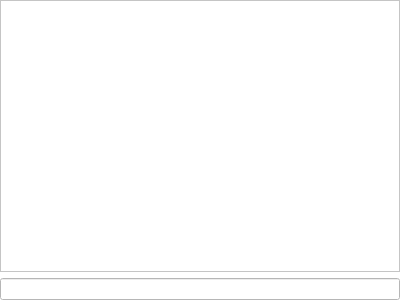
<?xml version="1.0" encoding="UTF-8"?>
<ui version="4.0">
 <class>LogView</class>
 <widget class="QWidget" name="LogView">
  <property name="geometry">
   <rect>
    <x>0</x>
    <y>0</y>
    <width>400</width>
    <height>300</height>
   </rect>
  </property>
  <property name="palette">
   <palette>
    <active>
     <colorrole role="WindowText">
      <brush brushstyle="SolidPattern">
       <color alpha="255">
        <red>0</red>
        <green>0</green>
        <blue>0</blue>
       </color>
      </brush>
     </colorrole>
     <colorrole role="Button">
      <brush brushstyle="SolidPattern">
       <color alpha="255">
        <red>255</red>
        <green>255</green>
        <blue>255</blue>
       </color>
      </brush>
     </colorrole>
     <colorrole role="Light">
      <brush brushstyle="SolidPattern">
       <color alpha="255">
        <red>255</red>
        <green>255</green>
        <blue>255</blue>
       </color>
      </brush>
     </colorrole>
     <colorrole role="Midlight">
      <brush brushstyle="SolidPattern">
       <color alpha="255">
        <red>255</red>
        <green>255</green>
        <blue>255</blue>
       </color>
      </brush>
     </colorrole>
     <colorrole role="Dark">
      <brush brushstyle="SolidPattern">
       <color alpha="255">
        <red>127</red>
        <green>127</green>
        <blue>127</blue>
       </color>
      </brush>
     </colorrole>
     <colorrole role="Mid">
      <brush brushstyle="SolidPattern">
       <color alpha="255">
        <red>170</red>
        <green>170</green>
        <blue>170</blue>
       </color>
      </brush>
     </colorrole>
     <colorrole role="Text">
      <brush brushstyle="SolidPattern">
       <color alpha="255">
        <red>0</red>
        <green>0</green>
        <blue>0</blue>
       </color>
      </brush>
     </colorrole>
     <colorrole role="BrightText">
      <brush brushstyle="SolidPattern">
       <color alpha="255">
        <red>255</red>
        <green>255</green>
        <blue>255</blue>
       </color>
      </brush>
     </colorrole>
     <colorrole role="ButtonText">
      <brush brushstyle="SolidPattern">
       <color alpha="255">
        <red>0</red>
        <green>0</green>
        <blue>0</blue>
       </color>
      </brush>
     </colorrole>
     <colorrole role="Base">
      <brush brushstyle="SolidPattern">
       <color alpha="255">
        <red>255</red>
        <green>255</green>
        <blue>255</blue>
       </color>
      </brush>
     </colorrole>
     <colorrole role="Window">
      <brush brushstyle="SolidPattern">
       <color alpha="255">
        <red>255</red>
        <green>255</green>
        <blue>255</blue>
       </color>
      </brush>
     </colorrole>
     <colorrole role="Shadow">
      <brush brushstyle="SolidPattern">
       <color alpha="255">
        <red>0</red>
        <green>0</green>
        <blue>0</blue>
       </color>
      </brush>
     </colorrole>
     <colorrole role="AlternateBase">
      <brush brushstyle="SolidPattern">
       <color alpha="255">
        <red>255</red>
        <green>255</green>
        <blue>255</blue>
       </color>
      </brush>
     </colorrole>
     <colorrole role="ToolTipBase">
      <brush brushstyle="SolidPattern">
       <color alpha="255">
        <red>255</red>
        <green>255</green>
        <blue>220</blue>
       </color>
      </brush>
     </colorrole>
     <colorrole role="ToolTipText">
      <brush brushstyle="SolidPattern">
       <color alpha="255">
        <red>0</red>
        <green>0</green>
        <blue>0</blue>
       </color>
      </brush>
     </colorrole>
     <colorrole role="PlaceholderText">
      <brush brushstyle="SolidPattern">
       <color alpha="128">
        <red>0</red>
        <green>0</green>
        <blue>0</blue>
       </color>
      </brush>
     </colorrole>
    </active>
    <inactive>
     <colorrole role="WindowText">
      <brush brushstyle="SolidPattern">
       <color alpha="255">
        <red>0</red>
        <green>0</green>
        <blue>0</blue>
       </color>
      </brush>
     </colorrole>
     <colorrole role="Button">
      <brush brushstyle="SolidPattern">
       <color alpha="255">
        <red>255</red>
        <green>255</green>
        <blue>255</blue>
       </color>
      </brush>
     </colorrole>
     <colorrole role="Light">
      <brush brushstyle="SolidPattern">
       <color alpha="255">
        <red>255</red>
        <green>255</green>
        <blue>255</blue>
       </color>
      </brush>
     </colorrole>
     <colorrole role="Midlight">
      <brush brushstyle="SolidPattern">
       <color alpha="255">
        <red>255</red>
        <green>255</green>
        <blue>255</blue>
       </color>
      </brush>
     </colorrole>
     <colorrole role="Dark">
      <brush brushstyle="SolidPattern">
       <color alpha="255">
        <red>127</red>
        <green>127</green>
        <blue>127</blue>
       </color>
      </brush>
     </colorrole>
     <colorrole role="Mid">
      <brush brushstyle="SolidPattern">
       <color alpha="255">
        <red>170</red>
        <green>170</green>
        <blue>170</blue>
       </color>
      </brush>
     </colorrole>
     <colorrole role="Text">
      <brush brushstyle="SolidPattern">
       <color alpha="255">
        <red>0</red>
        <green>0</green>
        <blue>0</blue>
       </color>
      </brush>
     </colorrole>
     <colorrole role="BrightText">
      <brush brushstyle="SolidPattern">
       <color alpha="255">
        <red>255</red>
        <green>255</green>
        <blue>255</blue>
       </color>
      </brush>
     </colorrole>
     <colorrole role="ButtonText">
      <brush brushstyle="SolidPattern">
       <color alpha="255">
        <red>0</red>
        <green>0</green>
        <blue>0</blue>
       </color>
      </brush>
     </colorrole>
     <colorrole role="Base">
      <brush brushstyle="SolidPattern">
       <color alpha="255">
        <red>255</red>
        <green>255</green>
        <blue>255</blue>
       </color>
      </brush>
     </colorrole>
     <colorrole role="Window">
      <brush brushstyle="SolidPattern">
       <color alpha="255">
        <red>255</red>
        <green>255</green>
        <blue>255</blue>
       </color>
      </brush>
     </colorrole>
     <colorrole role="Shadow">
      <brush brushstyle="SolidPattern">
       <color alpha="255">
        <red>0</red>
        <green>0</green>
        <blue>0</blue>
       </color>
      </brush>
     </colorrole>
     <colorrole role="AlternateBase">
      <brush brushstyle="SolidPattern">
       <color alpha="255">
        <red>255</red>
        <green>255</green>
        <blue>255</blue>
       </color>
      </brush>
     </colorrole>
     <colorrole role="ToolTipBase">
      <brush brushstyle="SolidPattern">
       <color alpha="255">
        <red>255</red>
        <green>255</green>
        <blue>220</blue>
       </color>
      </brush>
     </colorrole>
     <colorrole role="ToolTipText">
      <brush brushstyle="SolidPattern">
       <color alpha="255">
        <red>0</red>
        <green>0</green>
        <blue>0</blue>
       </color>
      </brush>
     </colorrole>
     <colorrole role="PlaceholderText">
      <brush brushstyle="SolidPattern">
       <color alpha="128">
        <red>0</red>
        <green>0</green>
        <blue>0</blue>
       </color>
      </brush>
     </colorrole>
    </inactive>
    <disabled>
     <colorrole role="WindowText">
      <brush brushstyle="SolidPattern">
       <color alpha="255">
        <red>127</red>
        <green>127</green>
        <blue>127</blue>
       </color>
      </brush>
     </colorrole>
     <colorrole role="Button">
      <brush brushstyle="SolidPattern">
       <color alpha="255">
        <red>255</red>
        <green>255</green>
        <blue>255</blue>
       </color>
      </brush>
     </colorrole>
     <colorrole role="Light">
      <brush brushstyle="SolidPattern">
       <color alpha="255">
        <red>255</red>
        <green>255</green>
        <blue>255</blue>
       </color>
      </brush>
     </colorrole>
     <colorrole role="Midlight">
      <brush brushstyle="SolidPattern">
       <color alpha="255">
        <red>255</red>
        <green>255</green>
        <blue>255</blue>
       </color>
      </brush>
     </colorrole>
     <colorrole role="Dark">
      <brush brushstyle="SolidPattern">
       <color alpha="255">
        <red>127</red>
        <green>127</green>
        <blue>127</blue>
       </color>
      </brush>
     </colorrole>
     <colorrole role="Mid">
      <brush brushstyle="SolidPattern">
       <color alpha="255">
        <red>170</red>
        <green>170</green>
        <blue>170</blue>
       </color>
      </brush>
     </colorrole>
     <colorrole role="Text">
      <brush brushstyle="SolidPattern">
       <color alpha="255">
        <red>127</red>
        <green>127</green>
        <blue>127</blue>
       </color>
      </brush>
     </colorrole>
     <colorrole role="BrightText">
      <brush brushstyle="SolidPattern">
       <color alpha="255">
        <red>255</red>
        <green>255</green>
        <blue>255</blue>
       </color>
      </brush>
     </colorrole>
     <colorrole role="ButtonText">
      <brush brushstyle="SolidPattern">
       <color alpha="255">
        <red>127</red>
        <green>127</green>
        <blue>127</blue>
       </color>
      </brush>
     </colorrole>
     <colorrole role="Base">
      <brush brushstyle="SolidPattern">
       <color alpha="255">
        <red>255</red>
        <green>255</green>
        <blue>255</blue>
       </color>
      </brush>
     </colorrole>
     <colorrole role="Window">
      <brush brushstyle="SolidPattern">
       <color alpha="255">
        <red>255</red>
        <green>255</green>
        <blue>255</blue>
       </color>
      </brush>
     </colorrole>
     <colorrole role="Shadow">
      <brush brushstyle="SolidPattern">
       <color alpha="255">
        <red>0</red>
        <green>0</green>
        <blue>0</blue>
       </color>
      </brush>
     </colorrole>
     <colorrole role="AlternateBase">
      <brush brushstyle="SolidPattern">
       <color alpha="255">
        <red>255</red>
        <green>255</green>
        <blue>255</blue>
       </color>
      </brush>
     </colorrole>
     <colorrole role="ToolTipBase">
      <brush brushstyle="SolidPattern">
       <color alpha="255">
        <red>255</red>
        <green>255</green>
        <blue>220</blue>
       </color>
      </brush>
     </colorrole>
     <colorrole role="ToolTipText">
      <brush brushstyle="SolidPattern">
       <color alpha="255">
        <red>0</red>
        <green>0</green>
        <blue>0</blue>
       </color>
      </brush>
     </colorrole>
     <colorrole role="PlaceholderText">
      <brush brushstyle="SolidPattern">
       <color alpha="128">
        <red>0</red>
        <green>0</green>
        <blue>0</blue>
       </color>
      </brush>
     </colorrole>
    </disabled>
   </palette>
  </property>
  <property name="windowTitle">
   <string>Form</string>
  </property>
  <property name="autoFillBackground">
   <bool>true</bool>
  </property>
  <layout class="QVBoxLayout" name="verticalLayout">
   <property name="leftMargin">
    <number>0</number>
   </property>
   <property name="topMargin">
    <number>0</number>
   </property>
   <property name="rightMargin">
    <number>0</number>
   </property>
   <property name="bottomMargin">
    <number>0</number>
   </property>
   <item>
    <widget class="QScrollArea" name="scrollArea">
     <property name="sizePolicy">
      <sizepolicy hsizetype="Expanding" vsizetype="Expanding">
       <horstretch>0</horstretch>
       <verstretch>0</verstretch>
      </sizepolicy>
     </property>
     <property name="autoFillBackground">
      <bool>true</bool>
     </property>
     <property name="styleSheet">
      <string notr="true"/>
     </property>
     <property name="widgetResizable">
      <bool>true</bool>
     </property>
     <property name="alignment">
      <set>Qt::AlignLeading|Qt::AlignLeft|Qt::AlignTop</set>
     </property>
     <widget class="QWidget" name="scrollAreaWidgetContents">
      <property name="geometry">
       <rect>
        <x>0</x>
        <y>0</y>
        <width>20</width>
        <height>272</height>
       </rect>
      </property>
      <property name="sizePolicy">
       <sizepolicy hsizetype="Fixed" vsizetype="Preferred">
        <horstretch>0</horstretch>
        <verstretch>0</verstretch>
       </sizepolicy>
      </property>
      <property name="palette">
       <palette>
        <active/>
        <inactive/>
        <disabled/>
       </palette>
      </property>
      <layout class="QVBoxLayout" name="verticalLayout_3">
       <item>
        <layout class="QVBoxLayout" name="layout">
         <property name="spacing">
          <number>0</number>
         </property>
        </layout>
       </item>
      </layout>
     </widget>
    </widget>
   </item>
   <item>
    <widget class="QLineEdit" name="lineEdit">
     <property name="palette">
      <palette>
       <active>
        <colorrole role="WindowText">
         <brush brushstyle="SolidPattern">
          <color alpha="255">
           <red>0</red>
           <green>0</green>
           <blue>0</blue>
          </color>
         </brush>
        </colorrole>
        <colorrole role="Button">
         <brush brushstyle="SolidPattern">
          <color alpha="255">
           <red>255</red>
           <green>255</green>
           <blue>255</blue>
          </color>
         </brush>
        </colorrole>
        <colorrole role="Light">
         <brush brushstyle="SolidPattern">
          <color alpha="255">
           <red>255</red>
           <green>255</green>
           <blue>255</blue>
          </color>
         </brush>
        </colorrole>
        <colorrole role="Midlight">
         <brush brushstyle="SolidPattern">
          <color alpha="255">
           <red>255</red>
           <green>255</green>
           <blue>255</blue>
          </color>
         </brush>
        </colorrole>
        <colorrole role="Dark">
         <brush brushstyle="SolidPattern">
          <color alpha="255">
           <red>127</red>
           <green>127</green>
           <blue>127</blue>
          </color>
         </brush>
        </colorrole>
        <colorrole role="Mid">
         <brush brushstyle="SolidPattern">
          <color alpha="255">
           <red>170</red>
           <green>170</green>
           <blue>170</blue>
          </color>
         </brush>
        </colorrole>
        <colorrole role="Text">
         <brush brushstyle="SolidPattern">
          <color alpha="255">
           <red>0</red>
           <green>0</green>
           <blue>0</blue>
          </color>
         </brush>
        </colorrole>
        <colorrole role="BrightText">
         <brush brushstyle="SolidPattern">
          <color alpha="255">
           <red>255</red>
           <green>255</green>
           <blue>255</blue>
          </color>
         </brush>
        </colorrole>
        <colorrole role="ButtonText">
         <brush brushstyle="SolidPattern">
          <color alpha="255">
           <red>0</red>
           <green>0</green>
           <blue>0</blue>
          </color>
         </brush>
        </colorrole>
        <colorrole role="Base">
         <brush brushstyle="SolidPattern">
          <color alpha="255">
           <red>255</red>
           <green>255</green>
           <blue>255</blue>
          </color>
         </brush>
        </colorrole>
        <colorrole role="Window">
         <brush brushstyle="SolidPattern">
          <color alpha="255">
           <red>255</red>
           <green>255</green>
           <blue>255</blue>
          </color>
         </brush>
        </colorrole>
        <colorrole role="Shadow">
         <brush brushstyle="SolidPattern">
          <color alpha="255">
           <red>0</red>
           <green>0</green>
           <blue>0</blue>
          </color>
         </brush>
        </colorrole>
        <colorrole role="AlternateBase">
         <brush brushstyle="SolidPattern">
          <color alpha="255">
           <red>255</red>
           <green>255</green>
           <blue>255</blue>
          </color>
         </brush>
        </colorrole>
        <colorrole role="ToolTipBase">
         <brush brushstyle="SolidPattern">
          <color alpha="255">
           <red>255</red>
           <green>255</green>
           <blue>220</blue>
          </color>
         </brush>
        </colorrole>
        <colorrole role="ToolTipText">
         <brush brushstyle="SolidPattern">
          <color alpha="255">
           <red>0</red>
           <green>0</green>
           <blue>0</blue>
          </color>
         </brush>
        </colorrole>
        <colorrole role="PlaceholderText">
         <brush brushstyle="SolidPattern">
          <color alpha="128">
           <red>0</red>
           <green>0</green>
           <blue>0</blue>
          </color>
         </brush>
        </colorrole>
       </active>
       <inactive>
        <colorrole role="WindowText">
         <brush brushstyle="SolidPattern">
          <color alpha="255">
           <red>0</red>
           <green>0</green>
           <blue>0</blue>
          </color>
         </brush>
        </colorrole>
        <colorrole role="Button">
         <brush brushstyle="SolidPattern">
          <color alpha="255">
           <red>255</red>
           <green>255</green>
           <blue>255</blue>
          </color>
         </brush>
        </colorrole>
        <colorrole role="Light">
         <brush brushstyle="SolidPattern">
          <color alpha="255">
           <red>255</red>
           <green>255</green>
           <blue>255</blue>
          </color>
         </brush>
        </colorrole>
        <colorrole role="Midlight">
         <brush brushstyle="SolidPattern">
          <color alpha="255">
           <red>255</red>
           <green>255</green>
           <blue>255</blue>
          </color>
         </brush>
        </colorrole>
        <colorrole role="Dark">
         <brush brushstyle="SolidPattern">
          <color alpha="255">
           <red>127</red>
           <green>127</green>
           <blue>127</blue>
          </color>
         </brush>
        </colorrole>
        <colorrole role="Mid">
         <brush brushstyle="SolidPattern">
          <color alpha="255">
           <red>170</red>
           <green>170</green>
           <blue>170</blue>
          </color>
         </brush>
        </colorrole>
        <colorrole role="Text">
         <brush brushstyle="SolidPattern">
          <color alpha="255">
           <red>0</red>
           <green>0</green>
           <blue>0</blue>
          </color>
         </brush>
        </colorrole>
        <colorrole role="BrightText">
         <brush brushstyle="SolidPattern">
          <color alpha="255">
           <red>255</red>
           <green>255</green>
           <blue>255</blue>
          </color>
         </brush>
        </colorrole>
        <colorrole role="ButtonText">
         <brush brushstyle="SolidPattern">
          <color alpha="255">
           <red>0</red>
           <green>0</green>
           <blue>0</blue>
          </color>
         </brush>
        </colorrole>
        <colorrole role="Base">
         <brush brushstyle="SolidPattern">
          <color alpha="255">
           <red>255</red>
           <green>255</green>
           <blue>255</blue>
          </color>
         </brush>
        </colorrole>
        <colorrole role="Window">
         <brush brushstyle="SolidPattern">
          <color alpha="255">
           <red>255</red>
           <green>255</green>
           <blue>255</blue>
          </color>
         </brush>
        </colorrole>
        <colorrole role="Shadow">
         <brush brushstyle="SolidPattern">
          <color alpha="255">
           <red>0</red>
           <green>0</green>
           <blue>0</blue>
          </color>
         </brush>
        </colorrole>
        <colorrole role="AlternateBase">
         <brush brushstyle="SolidPattern">
          <color alpha="255">
           <red>255</red>
           <green>255</green>
           <blue>255</blue>
          </color>
         </brush>
        </colorrole>
        <colorrole role="ToolTipBase">
         <brush brushstyle="SolidPattern">
          <color alpha="255">
           <red>255</red>
           <green>255</green>
           <blue>220</blue>
          </color>
         </brush>
        </colorrole>
        <colorrole role="ToolTipText">
         <brush brushstyle="SolidPattern">
          <color alpha="255">
           <red>0</red>
           <green>0</green>
           <blue>0</blue>
          </color>
         </brush>
        </colorrole>
        <colorrole role="PlaceholderText">
         <brush brushstyle="SolidPattern">
          <color alpha="128">
           <red>0</red>
           <green>0</green>
           <blue>0</blue>
          </color>
         </brush>
        </colorrole>
       </inactive>
       <disabled>
        <colorrole role="WindowText">
         <brush brushstyle="SolidPattern">
          <color alpha="255">
           <red>127</red>
           <green>127</green>
           <blue>127</blue>
          </color>
         </brush>
        </colorrole>
        <colorrole role="Button">
         <brush brushstyle="SolidPattern">
          <color alpha="255">
           <red>255</red>
           <green>255</green>
           <blue>255</blue>
          </color>
         </brush>
        </colorrole>
        <colorrole role="Light">
         <brush brushstyle="SolidPattern">
          <color alpha="255">
           <red>255</red>
           <green>255</green>
           <blue>255</blue>
          </color>
         </brush>
        </colorrole>
        <colorrole role="Midlight">
         <brush brushstyle="SolidPattern">
          <color alpha="255">
           <red>255</red>
           <green>255</green>
           <blue>255</blue>
          </color>
         </brush>
        </colorrole>
        <colorrole role="Dark">
         <brush brushstyle="SolidPattern">
          <color alpha="255">
           <red>127</red>
           <green>127</green>
           <blue>127</blue>
          </color>
         </brush>
        </colorrole>
        <colorrole role="Mid">
         <brush brushstyle="SolidPattern">
          <color alpha="255">
           <red>170</red>
           <green>170</green>
           <blue>170</blue>
          </color>
         </brush>
        </colorrole>
        <colorrole role="Text">
         <brush brushstyle="SolidPattern">
          <color alpha="255">
           <red>127</red>
           <green>127</green>
           <blue>127</blue>
          </color>
         </brush>
        </colorrole>
        <colorrole role="BrightText">
         <brush brushstyle="SolidPattern">
          <color alpha="255">
           <red>255</red>
           <green>255</green>
           <blue>255</blue>
          </color>
         </brush>
        </colorrole>
        <colorrole role="ButtonText">
         <brush brushstyle="SolidPattern">
          <color alpha="255">
           <red>127</red>
           <green>127</green>
           <blue>127</blue>
          </color>
         </brush>
        </colorrole>
        <colorrole role="Base">
         <brush brushstyle="SolidPattern">
          <color alpha="255">
           <red>255</red>
           <green>255</green>
           <blue>255</blue>
          </color>
         </brush>
        </colorrole>
        <colorrole role="Window">
         <brush brushstyle="SolidPattern">
          <color alpha="255">
           <red>255</red>
           <green>255</green>
           <blue>255</blue>
          </color>
         </brush>
        </colorrole>
        <colorrole role="Shadow">
         <brush brushstyle="SolidPattern">
          <color alpha="255">
           <red>0</red>
           <green>0</green>
           <blue>0</blue>
          </color>
         </brush>
        </colorrole>
        <colorrole role="AlternateBase">
         <brush brushstyle="SolidPattern">
          <color alpha="255">
           <red>255</red>
           <green>255</green>
           <blue>255</blue>
          </color>
         </brush>
        </colorrole>
        <colorrole role="ToolTipBase">
         <brush brushstyle="SolidPattern">
          <color alpha="255">
           <red>255</red>
           <green>255</green>
           <blue>220</blue>
          </color>
         </brush>
        </colorrole>
        <colorrole role="ToolTipText">
         <brush brushstyle="SolidPattern">
          <color alpha="255">
           <red>0</red>
           <green>0</green>
           <blue>0</blue>
          </color>
         </brush>
        </colorrole>
        <colorrole role="PlaceholderText">
         <brush brushstyle="SolidPattern">
          <color alpha="128">
           <red>0</red>
           <green>0</green>
           <blue>0</blue>
          </color>
         </brush>
        </colorrole>
       </disabled>
      </palette>
     </property>
     <property name="font">
      <font>
       <stylestrategy>NoAntialias</stylestrategy>
      </font>
     </property>
    </widget>
   </item>
  </layout>
 </widget>
 <resources/>
 <connections/>
</ui>
